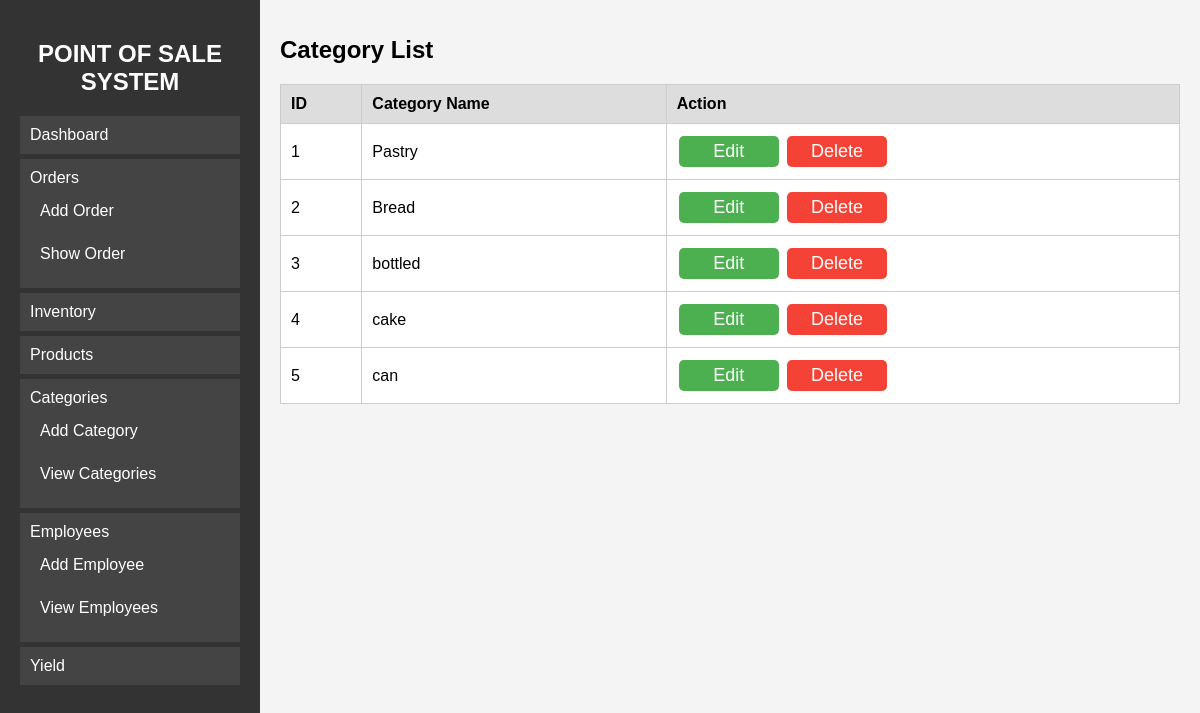
The app's page /viewcategory.php with its own data.
### tables this page shows
CREATE TABLE `categories` (
  `CategoryID` int(11) NOT NULL,
  `CategoryName` varchar(100) NOT NULL
);

### viewcategory.php (the view, shortened to what this page needs)
<?php
include 'db.php';
?>
<!DOCTYPE html>
<html lang="en">
<head>
    <link rel="stylesheet" href="main.css">
</head>
<body>
    <div class="sidebar">
        <h2>POINT OF SALE SYSTEM</h2>
        <ul>
            <li><a href="main.php">Dashboard</a></li>
            <li><a href="#">Orders</a>
                <ul>
                    <li><a href="addorder.php">Add Order</a></li>
                    <li><a href="showorder.php">Show Order</a></li>
                </ul>
            </li>
            <li><a href="inventory.php">Inventory</a></li>
            <li><a href="products.php">Products</a></li>
            <li><a href="#">Categories</a>
                <ul>
                    <li><a href="addcategory.php">Add Category</a></li>
                    <li><a href="viewcategory.php">View Categories</a></li>
                </ul>
            </li>
            <li><a href="#">Employees</a>
                <ul>
                    <li><a href="addemployee.php">Add Employee</a></li>
                    <li><a href="viewemployee.php">View Employees</a></li>
                </ul>
            </li>
            <li><a href="yield.php">Yield</a></li>
        </ul>
    </div>
    <div class="main-content">
        <h1>Category List</h1>
        <table>
            <tr>
                <th>ID</th>
                <th>Category Name</th>
                <th>Action</th>
            </tr>
            <?php
            $query = "SELECT CategoryID, CategoryName FROM categories ORDER BY CategoryID ASC";
            $result = mysqli_query($conn, $query);
            while ($row = mysqli_fetch_assoc($result)) {
                echo "<tr>
                        <td>{$row['CategoryID']}</td>
                        <td>{$row['CategoryName']}</td>
                        <td>
                            <a href='viewcategory.php?edit={$row['CategoryID']}' class='edit-btn'>Edit</a>
                            <a href='#' onclick='confirmDelete({$row['CategoryID']})' class='delete-btn'>Delete</a>
                        </td>
                      </tr>";
            }
            ?>
        </table>
    </div>
</body>
</html>

### main.css (style rules this page uses)
body { font-family: Arial, sans-serif; margin: 0; padding: 0; display: flex; background-color: #f4f4f4; }
.sidebar { width: 220px; background-color: #333; color: white; padding: 20px; height: 115vh; }
.sidebar h2 { text-align: center; margin-bottom: 20px; }
.sidebar ul { list-style-type: none; padding: 0; }
.sidebar ul li { padding: 10px; margin: 5px 0px; background: #444; }
.sidebar ul li a { color: white; text-decoration: none; display: block; }
.main-content { flex-grow: 1; padding: 20px; }
h2 { margin-top: 20px; }
table { width: 100%; border-collapse: collapse; background: white; }
table, th, td { border: 1px solid #ccc; padding: 10px; text-align: left; }
th { background: #ddd; }
.main-content { padding: 20px; }
h1 { font-size: 24px; font-weight: bold; margin-bottom: 20px; }
table { width: 100%; border-collapse: collapse; background: white; margin-top: 20px; }
th, td { border: 1px solid #ccc; padding: 10px; text-align: center; }
.edit-btn, .delete-btn { color: black; font-size: 18px; margin: 0 5px; text-decoration: none; }
.main-content table { width: 100%; border-collapse: collapse; background: white; margin-top: 20px; }
.main-content table, th, td { border: 1px solid #ccc; padding: 10px; text-align: left; }
.main-content th { background: #ddd; }
.edit-btn, .delete-btn { text-decoration: none; padding: 5px 10px; border-radius: 5px; margin: 2px; display: inline-block; width: auto; min-width: 80px; text-align: center; }
.edit-btn { display: inline-block; width: auto; padding: 5px 10px; background-color: #4CAF50; color: white; text-decoration: none; border-radius: 5px; text-align: center; white-space: nowrap; }
.delete-btn { background-color: #f44336; color: white; }

### records on screen
categories: CategoryID "1", CategoryName "Pastry"
categories: CategoryID "2", CategoryName "Bread"
categories: CategoryID "3", CategoryName "bottled"
categories: CategoryID "4", CategoryName "cake"
categories: CategoryID "5", CategoryName "can"
